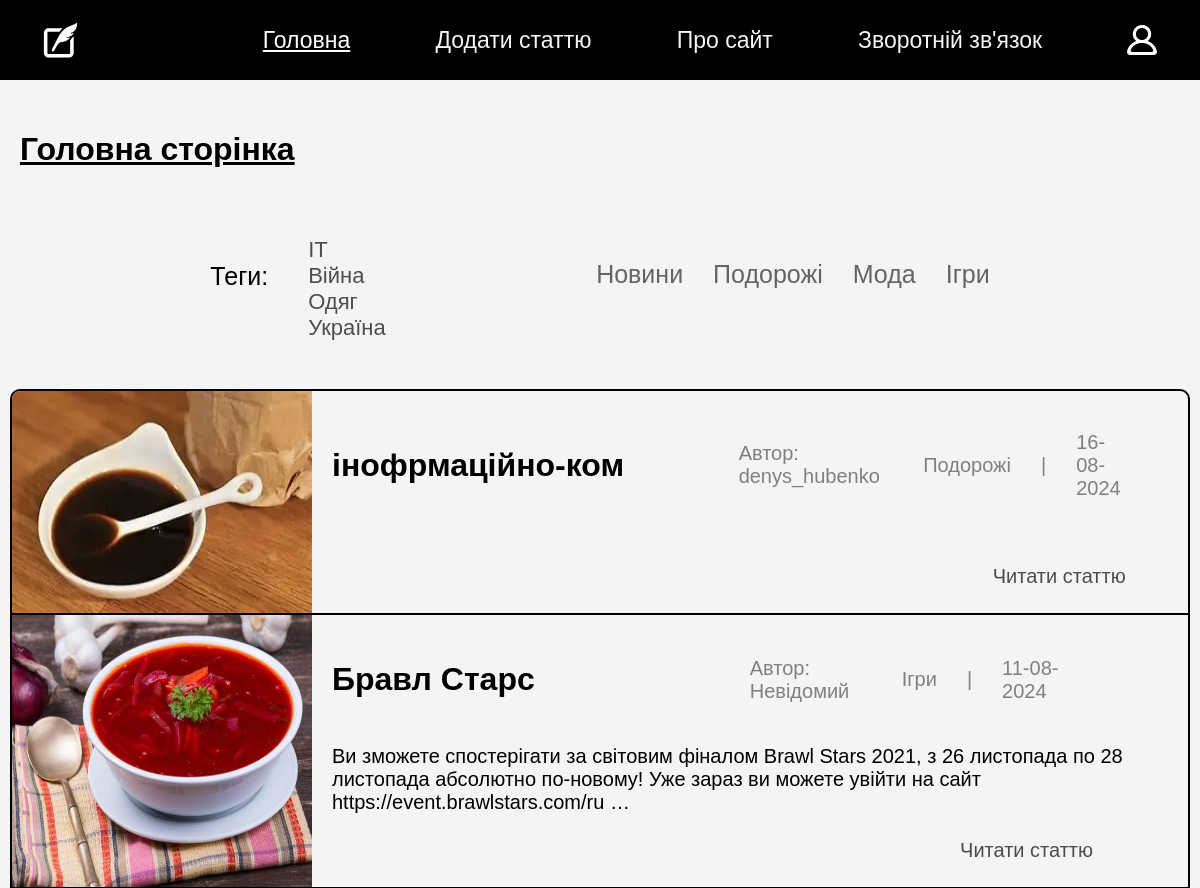
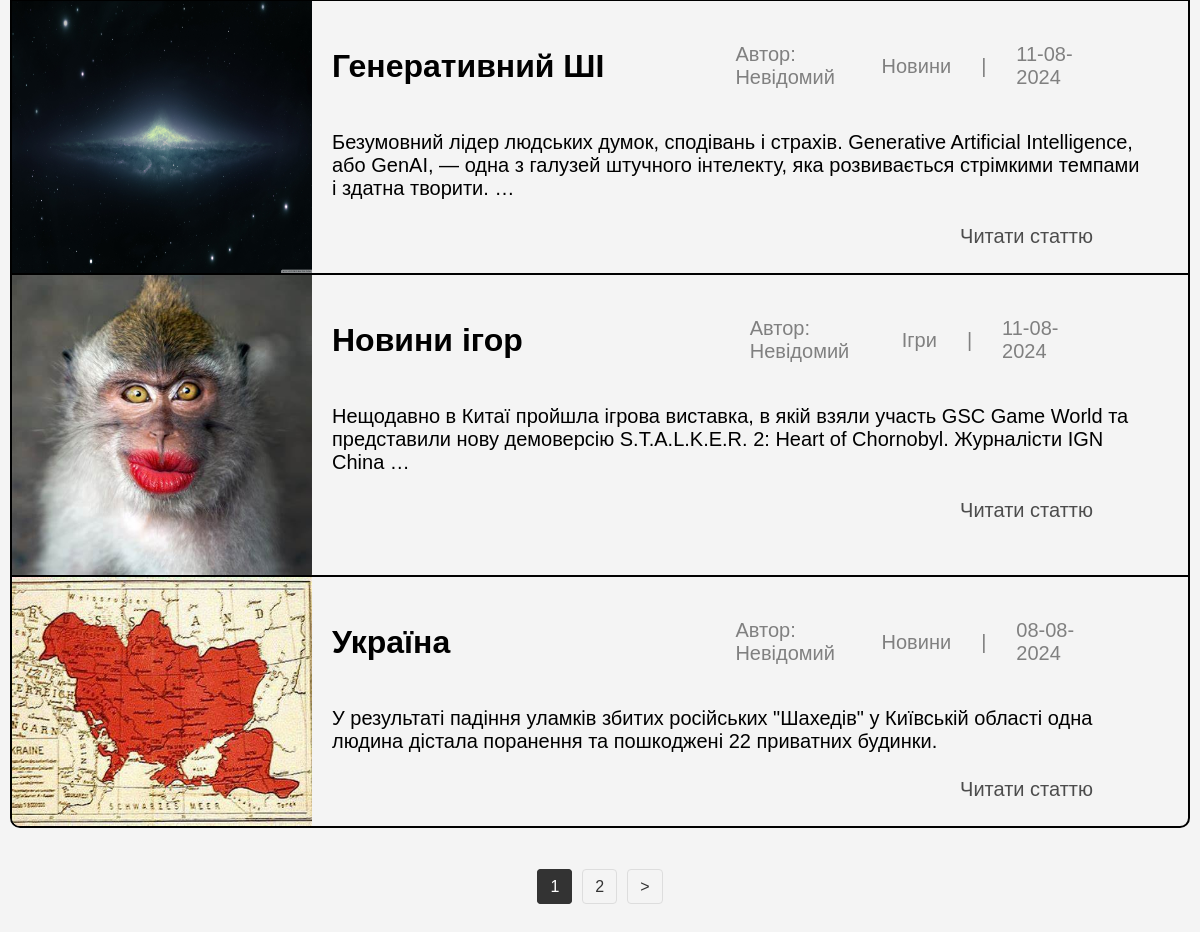
The page / on the database its author committed (2 pictures, top to bottom).
### blog/models.py (models this page shows, shortened)
class Category(models.Model):
    name = models.CharField(max_length=100,verbose_name='Категорія')
    slug = models.SlugField(max_length=255, unique=True, db_index=True)
    class Meta():
        verbose_name = 'Категорію'
        verbose_name_plural = 'Категорії'
    def __str__(self):
        return self.name
    def get_absolute_url(self):
        return reverse('category', kwargs={'category_slug': self.slug})
    objects = models.Manager()
    not_empty = NotEmptyCategory()

class TagPost(models.Model):
    tag = models.CharField(max_length=100, db_index=True)
    slug = models.SlugField(max_length=255, unique=True, db_index=True)
    def get_absolute_url(self):
        return reverse('tag', kwargs={'tag_slug': self.slug})

class Post(models.Model):
    class Status(models.IntegerChoices):
        DRAFT = 0
        PUBLISHED = 1
    title = models.CharField(max_length=255,verbose_name='Заголовок')
    slug = models.SlugField(max_length=255, unique=True, db_index=True,  validators=[
        MinLengthValidator(5, message='Мінімум 5 символів'),
        MaxLengthValidator(100, message='Максимум 100 символів'),
    ],)
    image = models.ImageField(upload_to='images/%Y/%m/%d', default=None, blank=True, null=True, verbose_name = 'Фото')
    content = models.TextField(blank=True,verbose_name='Вміст')
    time_create = models.DateTimeField(auto_now_add=True,verbose_name='Дата створення')
    time_update = models.DateTimeField(auto_now=True,verbose_name='Дата зміни')
    is_published = models.BooleanField(choices=tuple(map(lambda x: (bool(x[0]),x[1]), Status.choices)), default=Status.PUBLISHED,verbose_name='Статус')
    category = models.ForeignKey('Category', on_delete=models.PROTECT, related_name='posts',verbose_name='Категорія')
    tags = models.ManyToManyField('TagPost', blank=True, related_name='tags',verbose_name='Теги')
    author = models.ForeignKey(get_user_model(), on_delete=models.SET_NULL, related_name='posts', null=True, default=None)
    objects = models.Manager()
    published = PublishedManager()
    class Meta():
        verbose_name = 'Пост'
        verbose_name_plural = 'Пости'
        ordering = ['-time_create']
        indexes = [
            models.Index(fields=['-time_create'])
        ]
    def get_absolute_url(self):
        return reverse('post', kwargs={'post_slug': self.slug})

### blog/views.py (the view)
# urls.py: path('', views.BlogHome.as_view(), name='home'),
class BlogHome(DataMixin, ListView):
    template_name = 'blog/index.html'
    context_object_name = 'posts'
    title_page = 'Головна сторінка'
    menu_selected = 'home'
    cat_selected = 0
    def get_queryset(self):
        return Post.published.all().select_related('category')
    def get_context_data(self, **kwargs):
        context = super().get_context_data(**kwargs)
        context = self.get_mixin_context(context)
        return context

### blog/models.py (called while the page is built)
    def get_queryset(self):
        return super().get_queryset().filter(is_published = Post.Status.PUBLISHED)

### blog/templatetags/blog_tags.py (called while the page is built)
@register.inclusion_tag('blog/list_categories.html')
def show_categories(cat_selected = 0):
    cats = Category.objects.annotate(
    total=Count('posts', filter=Q(posts__is_published=True))
).filter(total__gt=0)
    return {'categories': cats, 'cat_selected': cat_selected}

@register.inclusion_tag('blog/list_tags.html')
def show_all_tags(tag_selected = 0):
    tags = TagPost.objects.annotate(
    total=Count('tags', filter=Q(tags__is_published=True))
).filter(total__gt=0)
    return {'tags': tags, 'tag_selected': tag_selected}

### blog/utils.py (called while the page is built)
    def get_mixin_context(self, context, **kwargs):
        context['cat_selected'] = self.cat_selected
        context['menu_selected'] = self.menu_selected
        context.update(kwargs)
        return context

### users/context_processors.py (called while the page is built)
def get_blog_context(request):
    return {'main_menu': menu}

### blog/templates/blog/index.html (shortened to what this page needs)
{% extends 'base.html' %} {% load blog_tags %} {%block content%}
<h1 class="main-label">{{title}}</h1>
<div class="tag-cat-container">
  <div class="cats-container-center">
    <div class="cats-container">{% show_categories cat_selected %}</div>
  </div>
  <div class="tag-container-col">
    <div class="tag-cont">{%show_all_tags tag_selected%}</div>
  </div>
</div>
{%if posts%}
<div class="posts-container">
  {%else%}
  <div class="no-posts">Немає статей на цю тему :(</div>
  {%endif%} {% for post in posts%} {%if not forloop.last%}
  <div class="post">
    {%else%}
    <div class="post-last">
      {%endif%} {%if post.image%}
      <img src="{{ post.image.url }}" class="post-image-small" />
      {%endif%}
      <div class="post-text">
        <div class="title-date-cat">
          <div class="author-container">
            <div class="title-container-main">
              <h2 class="post-title">{{post.title}}</h2>
            </div>
            <p>Автор: {{post.author.username|default:"Невідомий"}}</p>
          </div>
          <div class="date-cat">
            <p>{{post.category}}</p>
            <p>|</p>
            <p>{{post.time_create|date:"d-m-Y"}}</p>
          </div>
        </div>
        <p class="content-text">{{post.content|truncatewords:25}}</p>
        <a class="read-button" href="{{ post.get_absolute_url }}"
          >Читати статтю</a
        >
      </div>
    </div>
    {%endfor%}
  </div>
</div>
{% endblock %} {% block navigation %}
{% if page_obj.has_other_pages %}
<nav class="list-pages">
  <ul>
    {% for p in paginator.page_range %}
    {% if p == page_obj.number %}
    <li class="page-num">
      <a class="active">{{ p }}</a>
    </li>
    {% elif p >= page_obj.number|add:-2 and p <= page_obj.number|add:2 or p == 1 or p == paginator.page_range|last %}
    <li class="page-num">
      <a href="?page={{ p }}">{{ p }}</a>
    </li>
    {% elif p == page_obj.number|add:-3 or p == page_obj.number|add:3 %}
    <li class="page-num page-num-active">...</li>
    {% endif %}
    {% endfor %}
    {% if page_obj.has_next %}
    <li class="page-num">
      <a href="?page={{ page_obj.next_page_number }}">&gt;</a>
    </li>
    {% endif %}
  </ul>
</nav>
{% endif %}
{% endblock %}

### blog/templates/blog/list_categories.html
{% for cat in categories %}
  {% if cat.id == cat_selected %}
    <a class="cats-link-selected">{{ cat.name }}</a>
  {% else %}
    <a class="cats-link" href="{{cat.get_absolute_url}}">{{ cat.name }}</a>
  {% endif %}
{% endfor %}

### blog/templates/blog/list_tags.html
{% if tags %}
<div class="tag-title-left">
  <div>
    <p class="tag-title">Теги:</p>
  </div>
  <div class="tag-container-col">
    {% for tag in tags %}
    {% if tag.id == tag_selected %}
    <div>
      <a class="tag-link-selected" href="{{ tag.get_absolute_url }}">
        {{ tag.tag }}</a
      >
    </div>
    {% else %}
    <div>
      <a class="tag-link" href="{{ tag.get_absolute_url }}"> {{ tag.tag }}</a>
    </div>
    {% endif %} {% endfor %}
  </div>
</div>
{% endif %}

### petblog/static/blog/css/styles.css (style rules this page uses)
body { margin: 0; padding: 0; background-color: #f4f4f4; font-family: "Montserrat", sans-serif; overflow: scroll; }
.posts-container { border: black solid 2px; border-radius: 10px; margin: 0px 10px 0px 10px; overflow: hidden; margin-bottom: 50px; }
.post { width: 100%; display: flex; flex-direction: row; border-bottom: 2px solid black; }
.post-text { width: 100%; display: flex; flex-direction: column; padding: 20px; }
.post-last { width: 100%; display: flex; flex-direction: row; }
.read-button { font-size: 20px; align-self: end; color: rgba(0, 0, 0, 0.692); text-decoration: none; border-radius: 6px; padding: 5px; margin-right: 70px; transition: background-color 0.3s ease, color 0.3s ease, text-decoration 0.3s ease; width: fit-content; }
.main-label { margin-left: 20px; text-decoration: underline; padding-top: 30px; }
.post-title { font-size: 32px; }
.content-text { color: black; font-size: 20px; text-decoration: none; margin-right: 20px; }
.cats-container { margin: 70px 0px 100px 0px; width: 50; display: flex; justify-content: center; flex-wrap: wrap; gap: 30px; }
.cats-container-center { display: flex; align-items: center; justify-content: center; }
.cats-link { font-size: 25px; text-decoration: none; color: rgb(100, 100, 100); height: fit-content; }
.title-date-cat { display: flex; flex-direction: row; justify-content: space-between; }
.date-cat { margin-right: 80px; width: fit-content; display: flex; flex-direction: row; color: gray; gap: 30px; font-size: 20px; align-items: center; }
.tag-container-col { display: flex; flex-direction: column; width: 50; flex-wrap: wrap; }
.tag-link { font-size: 22px; text-decoration: none; color: rgb(79, 78, 78); height: fit-content; }
.tag-cat-container { display: flex; flex-direction: row-reverse; align-items: center; justify-content: space-evenly; }
.tag-title { font-size: 25px; color: black; }
.tag-title-left { display: flex; flex-direction: row; gap: 40px; }
.post-image-small { width: 300px; left: 10px; }
.list-pages { display: flex; justify-content: center; padding: 0; margin: 0px 0px 100px 0px; list-style: none; }
.list-pages ul { display: flex; padding: 0; margin: 0; list-style: none; }
.list-pages .page-num { margin: 0 5px; }
.list-pages .page-num a { text-decoration: none; color: #333; padding: 8px 12px; border: 1px solid #ddd; border-radius: 4px; transition: background-color 0.3s, color 0.3s; }
.list-pages .page-num a.active { background-color: #333; color: #fff; border-color: #333; }
.author-container { display: flex; flex-direction:row; align-items: center; gap: 50px; font-size: 20px; }
.author-container p { color: gray; }
.title-container-main { width: 400px; }

### rows shown on the page
Category: name "Новини"
Category: name "Подорожі"
Category: name "Мода"
Category: name "Ігри"
TagPost: tag "ІТ"
TagPost: tag "Війна"
TagPost: tag "Одяг"
TagPost: tag "Україна"
Post: image (picture), title "інофрмаційно-ком", author.username "denys_hubenko", category "Подорожі", time_create "16-08-2024"
Post: image (picture), title "Бравл Старс", author.username "Невідомий", category "Ігри", time_create "11-08-2024", content "Ви зможете спостерігати за світовим фіналом Brawl Stars 2021, з 26 листопада по 28 листопада абсолютно по-новому! Уже зараз ви можете увійти на сайт https://event.brawlstars.com/ru …"
Post: image (picture), title "Генеративний ШІ", author.username "Невідомий", category "Новини", time_create "11-08-2024", content "Безумовний лідер людських думок, сподівань і страхів. Generative Artificial Intelligence, або GenAI, — одна з галузей штучного інтелекту, яка розвивається стрімкими темпами і здатна творити. …"
Post: image (picture), title "Новини ігор", author.username "Невідомий", category "Ігри", time_create "11-08-2024", content "Нещодавно в Китаї пройшла ігрова виставка, в якій взяли участь GSC Game World та представили нову демоверсію S.T.A.L.K.E.R. 2: Heart of Chornobyl. Журналісти IGN China …"
Post: image (picture), title "Україна", author.username "Невідомий", category "Новини", time_create "08-08-2024", content "У результаті падіння уламків збитих російських \"Шахедів\" у Київській області одна людина дістала поранення та пошкоджені 22 приватних будинки."

### other values the page prints
{{ elem.title }} "Головна"
{{ elem.title }} "Додати статтю" "Про сайт" "Зворотній зв'язок"
{{ title }} "Головна сторінка"
{{ p }} "1"
{{ p }} "2"
